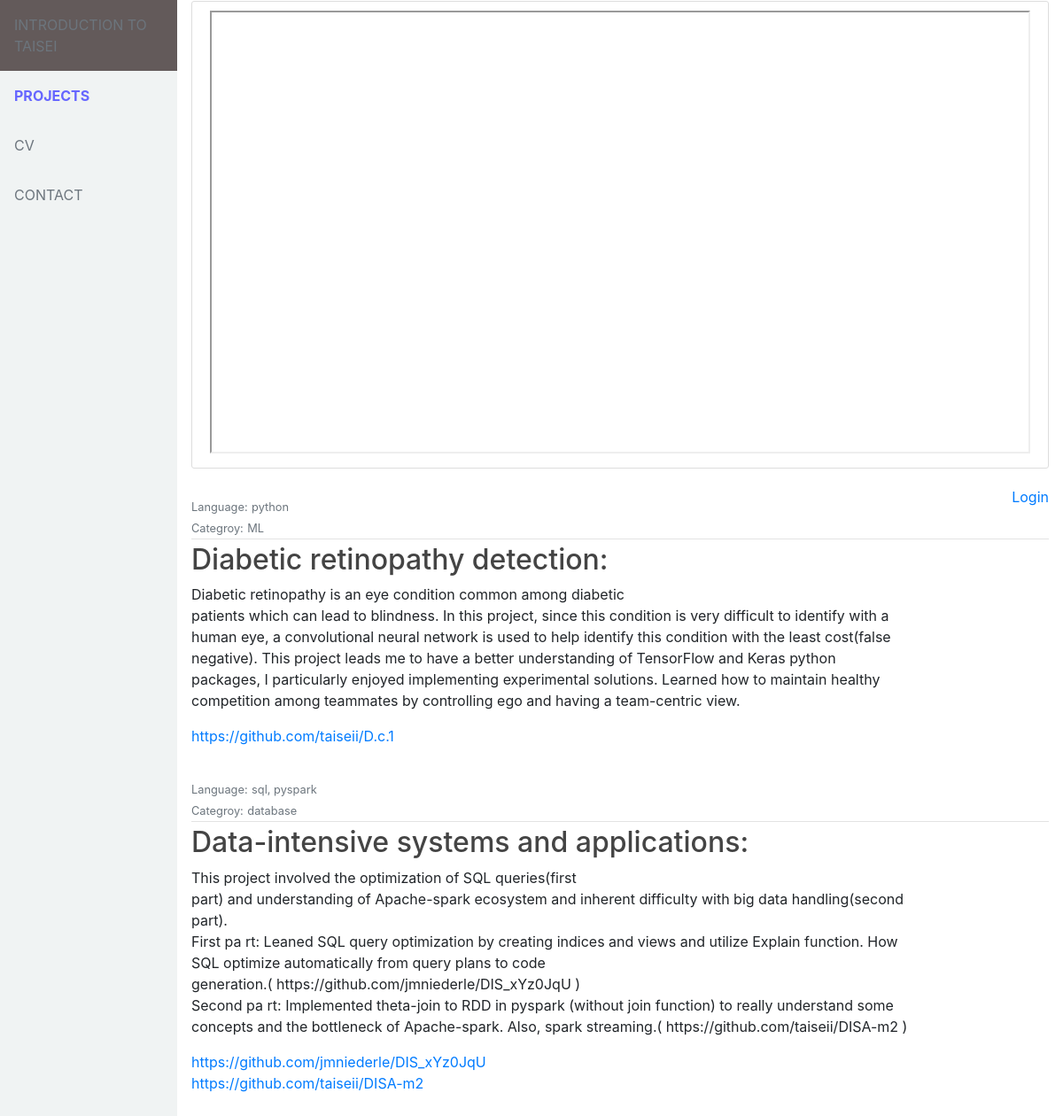
The app's page /projects with its own data.
### flaskApp/models.py (models this page shows, shortened)
class Post(db.Model):
    id = db.Column(db.Integer, primary_key=True)
    title = db.Column(db.String(100), nullable=False)
    description = db.Column(db.Text, nullable=False)
    language = db.Column(db.Text, nullable=False)
    category = db.Column(db.Text, nullable=False)
    link = db.Column(db.String, nullable=False)
    user_id = db.Column(db.Integer, db.ForeignKey('user.id'), nullable=False)

### flaskApp/routes.py (the view)
@app.route('/projects')
def projects():
    posts = Post.query.all()
    return render_template('projects.html', page_id=1, posts=posts)

### flaskApp/templates/projects.html (shortened to what this page needs)
{% extends "layout.html" %}
{% block content %}
<div class="stats content-section">
    <div class="videowrapper">
      <iframe src="http://127.0.0.1:9999/dash/" width=100% height=500  ></iframe>
    </div>
</div>
{% if current_user.is_authenticated %}
<a class="ml-2" href="{{url_for('logout')}}"> Logout</a>
<a class="ml-2" href="{{url_for('new_project')}}">craete a project</a>
{% else %}
<div id='login'>
  <a class="ml-2" href="{{url_for('login')}}"> Login</a>
</div>
{% endif %}
{% for post in posts %}
<div class="wrapper">
<div class="media-body", style="padding-bottom:25px">
        <div class="article-metadata", style="padding-top:10px ">
         <b> <small class="text-muted">Language:</small></b>  <small class="text-muted">{{ post.language }}</small><br>
         <b> <small class="text-muted">Categroy:</small></b>  <small class="text-muted">{{ post.category }}</small>
        </div>
        <h2><a class="article-title" href="{{ url_for('a_project', project_id=post.id) }}">{{ post.title }}</a></h2>
        <p class="article-content">{{ post.description}}</p>
        {% set links = post.link.split(', ') %}
        {% for link in links %}
          <a class="mr-2" href="{{ link }}">{{ link }}</a><br>
        {% endfor %}
      </div>
    </div>
{% endfor %}
{% endblock content %}

### flaskApp/templates/layout.html (shortened to what this page needs)
<!DOCTYPE html>
<html>
<head>
    <link href="https://getbootstrap.com/docs/4.3/dist/css/bootstrap.min.css" rel="stylesheet"
>
    <link rel="stylesheet" , type="text/css" href="{{ url_for('static', filename='custom1.css') }}">
    <link rel="stylesheet" , type="text/css" href="{{ url_for('static', filename='main.css') }}">
    <link rel="stylesheet" href="https://cdnjs.cloudflare.com/ajax/libs/font-awesome/4.7.0/css/font-awesome.min.css">
</head>
<body>
    <div class="sidebar">
        {% if page_id == 0 %}
        <b> <a  href="{{url_for('home')}}"><font color=#004d00>  INTRODUCTION TO TAISEI </font></a> </b>
        {% else %}
    <a class="text-muted" href="{{url_for('home')}}">INTRODUCTION TO TAISEI</a>
        {% endif %}
        {% if page_id == 1 %}
        <b> <a href="{{ url_for('projects')}}"> <font color=#6666ff> PROJECTS </font> </a> </b>
        {% else %}
        <a class="text-muted" href="{{ url_for('projects')}}">PROJECTS</a>
        {% endif %}
        {% if page_id == 2 %}
        <b> <a  href="{{ url_for('cv')}}"><font color=#009900>  CV</font></a> </b>
        {% else %}
        <a class="text-muted" href="{{ url_for('cv')}}">CV</a>
        {% endif %}
        {% if page_id == 3 %}
        <b>  <a  href="{{ url_for('contact')}}"><font color=#0066ff> CONTACT</font></a> </b>
        {% else %}
        <a class="text-muted" href="{{ url_for('contact')}}">CONTACT</a>
        {% endif %}
    </div>
    <div class="content">
        {% block content %}
        {% endblock %}
    </div>
</body>
</body>
</html>

### flaskApp/static/custom1.css (style rules this page uses)
.sidebar { margin: 0; padding: 0; width: 200px; background-color: #f0f3f3; position: fixed; height: 100%; overflow: auto; }
.sidebar a { display: block; color: black; padding: 16px; text-decoration: none; }
div.content { margin-left: 200px; padding: 1px 16px; height: 1000px; }
#login { float:right; }

### flaskApp/static/main.css (style rules this page uses)
h1, h2, h3, h4, h5, h6 { color: #444444; }
.content-section { background: #ffffff; padding: 10px 20px; border: 1px solid #dddddd; border-radius: 3px; margin-bottom: 20px; }
.article-title { color: #444444; }
.article-content { white-space: pre-line; }
.article-metadata { padding-bottom: 1px; margin-bottom: 4px; border-bottom: 1px solid #e3e3e3 }

### records on screen
Post: language "python", category "ML", title "Diabetic retinopathy detection:", description "Diabetic retinopathy is an eye condition common among diabetic patients which can lead to blindness. In this project, since this condition is very difficult to identify with a human eye, a convolutional neural network is used to help identify this condition with the least cost(false negative). This project leads me to have a better understanding of TensorFlow and Keras python packages, I particularly enjoyed implementing experimental solutions. Learned how to maintain healthy competition among teammates by controlling ego and having a team-centric view.", link "https://github.com/taiseii/D.c.1"
Post: language "sql, pyspark", category "database", title "Data-intensive systems and applications:", description "This project involved the optimization of SQL queries(first part) and understanding of Apache-spark ecosystem and inherent difficulty with big data handling(second part). First pa rt: Leaned SQL query optimization by creating indices and views and utilize Explain function. How SQL optimize automatically from query plans to code generation.( https://github.com/jmniederle/DIS_xYz0JqU ) Second pa rt: Implemented theta-join to RDD in pyspark (without join function) to really understand some concepts and the bottleneck of Apache-spark. Also, spark streaming.( https://github.com/taiseii/DISA-m2 )", links "https://github.com/jmniederle/DIS_xYz0JqU" "https://github.com/taiseii/DISA-m2"
